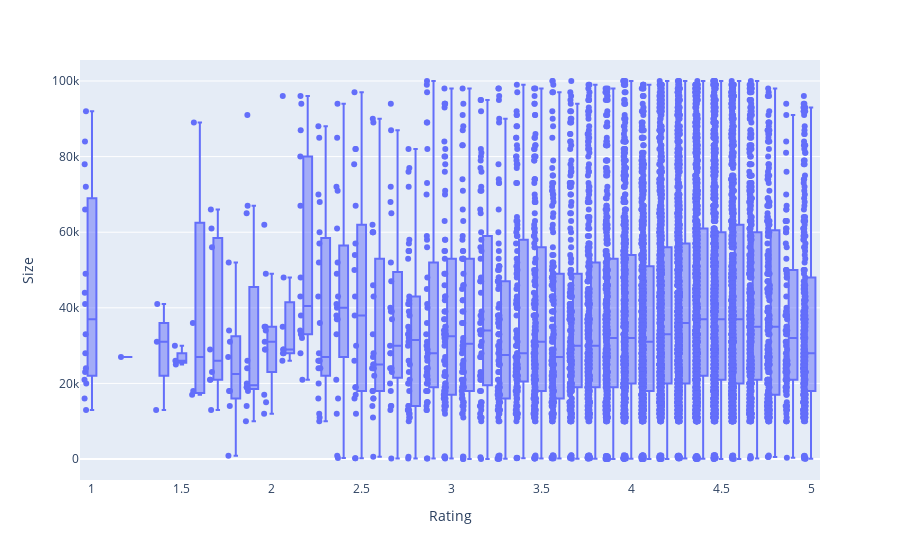

The code cell stored with this chart in its notebook:
### Markdown cell above
Из данной визуализации можно сделать вывод, что низких оценок достаточно мало, но их нельзя считать выбросами.

### Code cell
fig = px.box(df, x = "Rating", y='Size', points="all")
fig.update_traces(quartilemethod="inclusive")
 
fig.show()

### Figure 1 — Plotly figure (JSON) as saved in the notebook; plotly's stock layout.template omitted (floating-point values rounded to 4 significant figures; data arrays with more than 128 entries replaced by an {"elided": "..."} marker saying what was removed)
{"data": [{"alignmentgroup": "True", "boxpoints": "all", "hovertemplate": "Rating=%{x}<br>Size=%{y}<extra></extra>", "legendgroup": "", "marker": {"color": "#636efa"}, "name": "", "notched": false, "offsetgroup": "", "orientation": "v", "quartilemethod": "inclusive", "showlegend": false, "type": "box", "x": {"elided": "10840 float values"}, "x0": " ", "xaxis": "x", "y": {"elided": "10840 int values"}, "y0": " ", "yaxis": "y"}], "layout": {"boxmode": "group", "legend": {"tracegroupgap": 0}, "margin": {"t": 60}, "xaxis": {"anchor": "y", "domain": [0, 1], "title": {"text": "Rating"}}, "yaxis": {"anchor": "x", "domain": [0, 1], "title": {"text": "Size"}}}}
